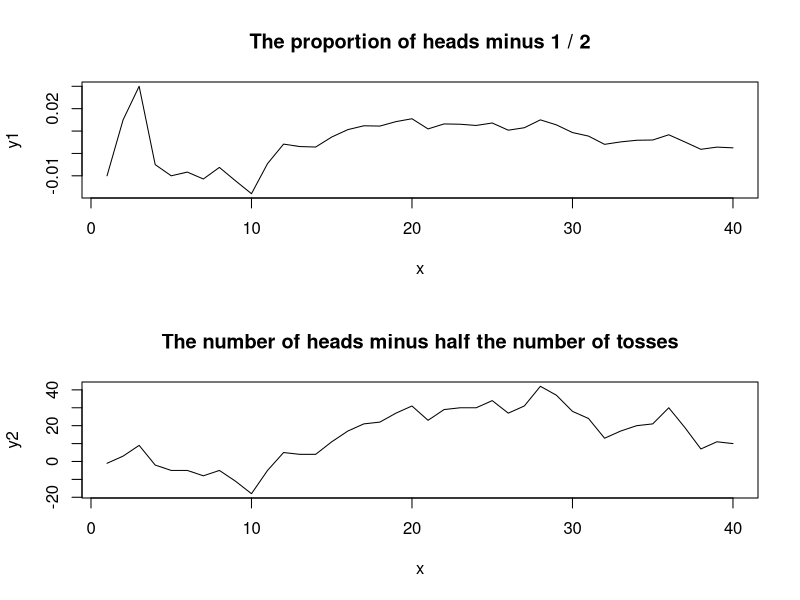

This chart was generated by the following R code:

#' Exercise 1
#' Modify the program CoinTosses to toss a coin n times and 
#' print out after every 100 tosses
#'   the proportion of heads minus 1 / 2
#'   the number of heads minus half the number of tosses
#' Do these numbers appear to approach 0 as n increases?

n = 4000 # number of coin tossing
count_head = 0 # this counts the number of head
x = c(1:(n/100))
y1 = rep(0, n/100) # the proportion of heads minus 1 / 2
y2 = rep(0, n/100) # the number of heads minus half the number of tosses
for (i in 1:n) {
  
  if (runif(1) < 1 / 2) { # if a result is a head
    count_head = count_head + 1 # inccrease count by 1
  }
  
  if (i %% 100 == 0) { # every 100 tosses
    y1[i / 100] = count_head / i - 1 / 2 # store the proportion of head minus 1 / 2
    y2[i / 100] = count_head - i / 2 # store the number of heads minus half the number of tosses
  }
}

par(mfrow=c(2, 1)) # 2 figures arranged in 2 rows and 2 columns
plot(x, y1, main='The proportion of heads minus 1 / 2', type='l')
plot(x, y2, main='The number of heads minus half the number of tosses', type='l')
